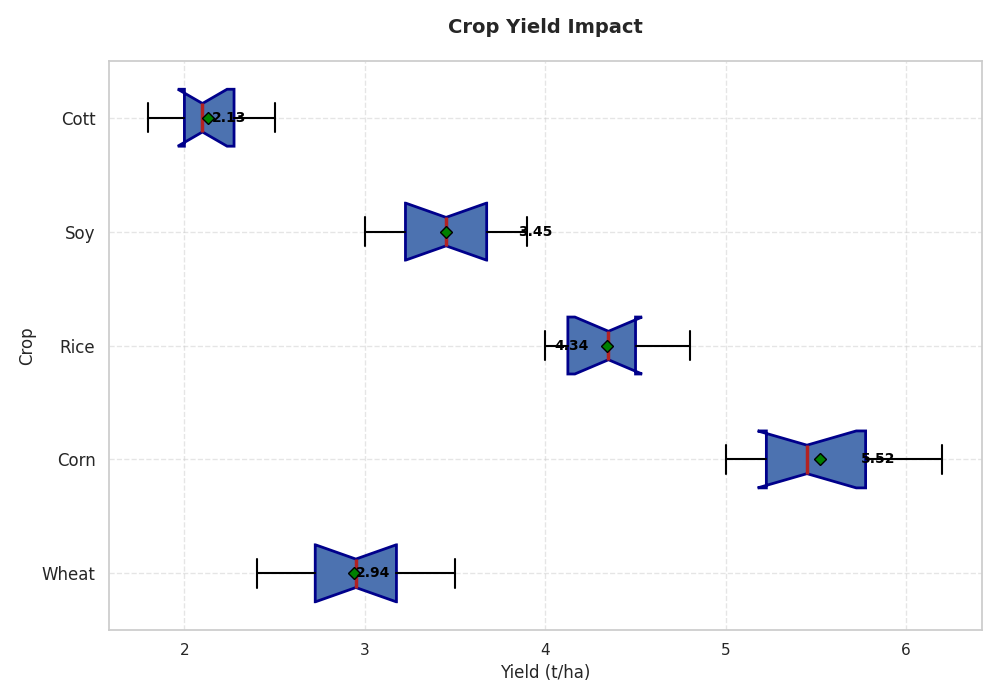

The script that drew this image:
import matplotlib.pyplot as plt
import numpy as np

# Manually shuffled data setup
crops = ['Wheat', 'Corn', 'Rice', 'Soy', 'Cott']
wheat_yield = [3.1, 2.8, 3.0, 3.3, 2.4, 3.5, 2.5, 3.2, 2.7, 2.9]  # shuffled
corn_yield = [5.2, 5.0, 6.0, 5.8, 5.1, 5.4, 6.2, 5.3, 5.5, 5.7]  # shuffled
rice_yield = [4.6, 4.5, 4.3, 4.1, 4.0, 4.2, 4.8, 4.4, 4.5, 4.0]  # shuffled
soy_yield = [3.6, 3.5, 3.3, 3.7, 3.2, 3.1, 3.0, 3.9, 3.4, 3.8]  # shuffled
cotton_yield = [2.1, 2.3, 1.8, 2.0, 2.2, 1.9, 2.5, 2.0, 2.4, 2.1]  # shuffled

data = [wheat_yield, corn_yield, rice_yield, soy_yield, cotton_yield]

fig, ax = plt.subplots(figsize=(10, 7))
boxprops = dict(linestyle='-', linewidth=2, color='darkblue')
medianprops = dict(linestyle='-', linewidth=2.5, color='firebrick')
meanprops = dict(marker='D', markeredgecolor='black', markerfacecolor='green')

ax.boxplot(data, vert=False, patch_artist=True, showmeans=True, notch=True,
           boxprops=boxprops, medianprops=medianprops, meanprops=meanprops,
           whiskerprops=dict(linewidth=1.5), capprops=dict(linewidth=1.5))

ax.set_yticklabels(crops, fontsize=12)
ax.set_title('Crop Yield Impact', fontsize=14, weight='bold', pad=20)
ax.set_xlabel('Yield (t/ha)', fontsize=12)
ax.set_ylabel('Crop', fontsize=12)
ax.grid(True, which='both', linestyle='--', alpha=0.5)

colors = ['#FFCC99', '#99FF99', '#FF9999', '#FFD700', '#66B3FF']
for patch, color in zip(ax.artists, colors):
    patch.set_facecolor(color)

for i, crop in enumerate(crops):
    ax.text(data[i][-1] + 0.05, i + 1, f'{np.mean(data[i]):.2f}',
            va='center', fontsize=10, color='black', weight='bold')

plt.tight_layout()
plt.show()
